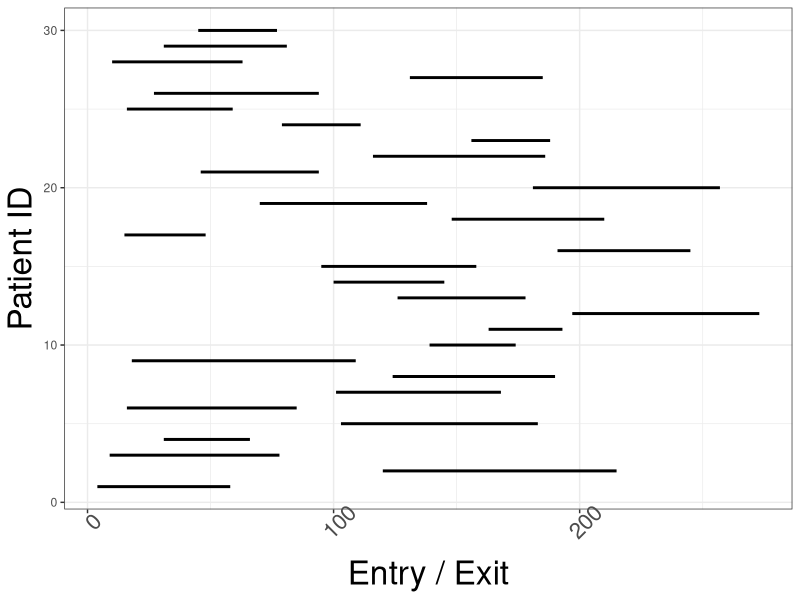
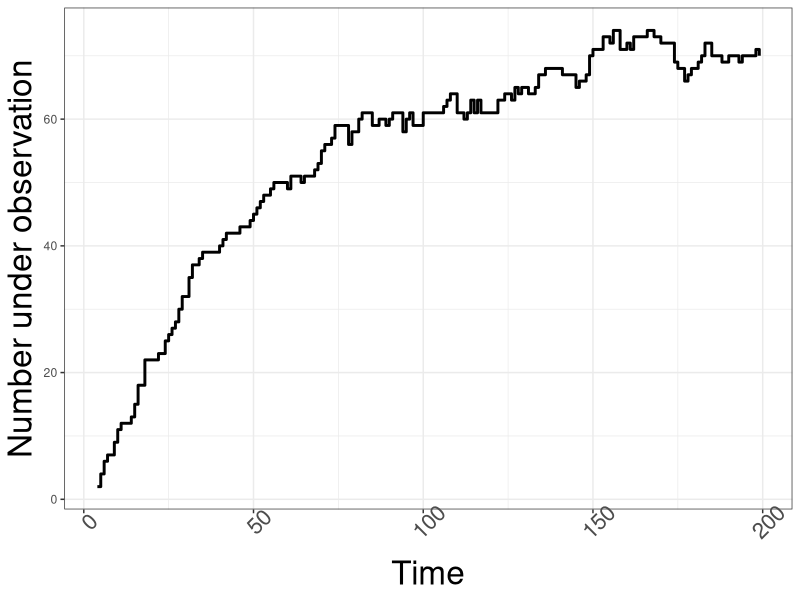

Reproduce these figures in R, in order.
## ---- chunk 1
library(tidyverse)
library(knitr)
library(ggplot2)

patient_fup_data <- 
  tibble(
    ID             = 1:200, 
    startFollowUp  = c(sample(1:200, 200, replace = TRUE)),
    endDeathCensor = startFollowUp + sample(30:100, 200, replace = TRUE)  
  )


head(patient_fup_data, n = 10) |> kable()

## ---- chunk 2
#| code-fold: true 
#| fig-cap: "Observation time intervals by patients"
#| fig-cap-location: margin
#| fig-width: 15
#| fig-height: 7

ggplot(patient_fup_data |> filter(ID <= 30)) +
  geom_linerange(
    aes(xmin = startFollowUp, xmax = endDeathCensor, y = ID)
    , linewidth = 1) +
  
  theme_bw() +
  xlab("Entry / Exit") +
  ylab("Patient ID") + 
  
  theme(
    axis.text.x = element_text(size = 16, angle = 45),
    strip.text = element_text(size = 18), 
    axis.title.x = element_text(size = 24),
    axis.title.y = element_text(size = 24),
    legend.position = 'right'
  )


## ---- chunk 3

survival_grid <- tibble(xtime = seq(0, 500, 60))

surv_grid_xpatients <- survival_grid |> cross_join(patient_fup_data)

survival_grid_counts <- 
surv_grid_xpatients |> 
  mutate(count = startFollowUp <= xtime & endDeathCensor >= xtime) |> 
  group_by(xtime) |> 
  summarise(count = sum(count))


head(survival_grid_counts) |> kable()
## ---- chunk 4

N_under_observation <- 
patient_fup_data |> 
  arrange(startFollowUp) |> 
  
  mutate(
    Nenroll = row_number(), 
    Nlost   = map_dbl(startFollowUp, \(.x) sum(endDeathCensor <= .x)), 
    N_obs   = Nenroll - Nlost 
  ) |> 
  
  group_by(startFollowUp) |> 
  slice(n()) 

## ---- chunk 5
#| code-fold: true 
#| fig-cap: "Population size over time"
#| fig-cap-location: margin
#| fig-width: 15
#| fig-height: 7
#| 
ggplot(N_under_observation, aes(x = startFollowUp, y = N_obs)) + 
  geom_step(size = 1) + 
  xlab("Time") + 
  ylab("Number under observation") + 
  theme_bw() + 
  theme(
    axis.text.x = element_text(size = 16, angle = 45),
    strip.text = element_text(size = 18), 
    axis.title.x = element_text(size = 24),
    axis.title.y = element_text(size = 24),
    legend.position = 'right'
  )
